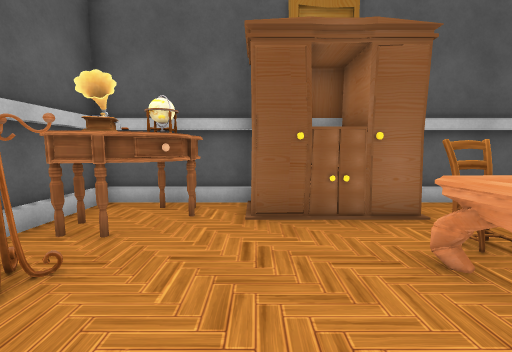
[1] (above)

13 first-person views from a walk through a scene from a Unity 3-D project. The camera is 1.4 m above the floor, tilts 6° down and sees 90° across. The floor is counted in squares, 1 m on a side. Each view is taken from the middle of a square. On the plan, view 1 faces up. The plan holds only what a view shows up to about 13 squares ahead; the rest is blank. The place goes on beyond the plan.

[2]
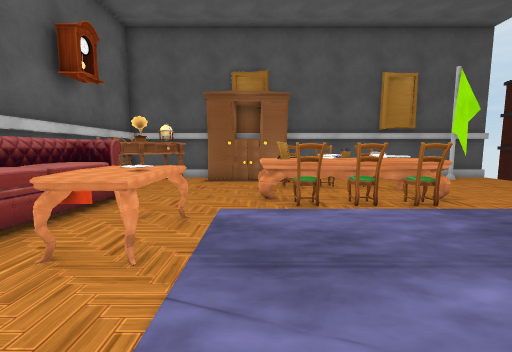

[3]
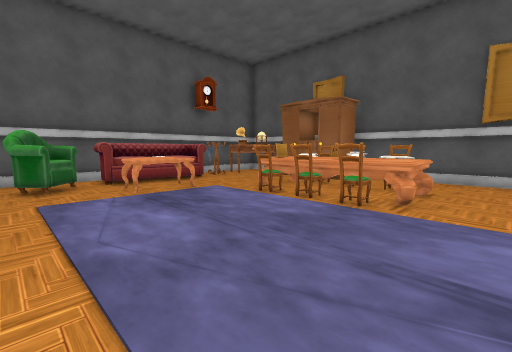

[4]
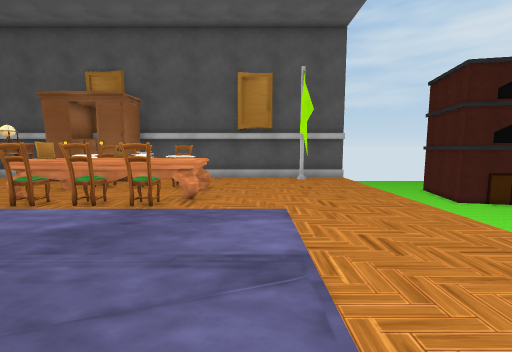

[5]
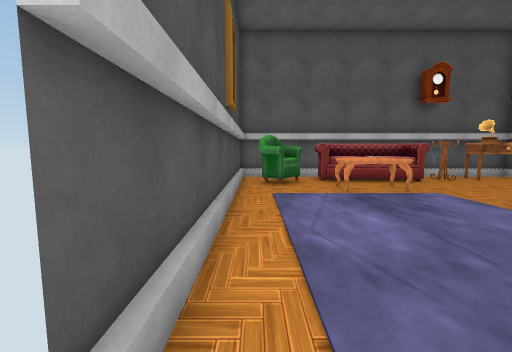

[6]
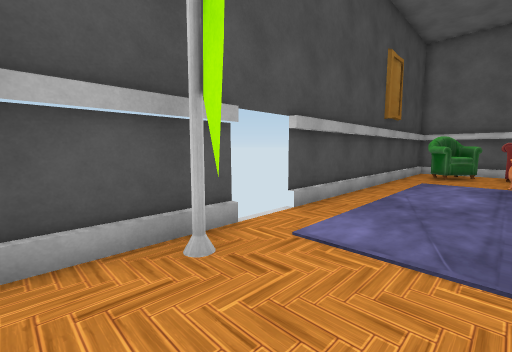

[7]
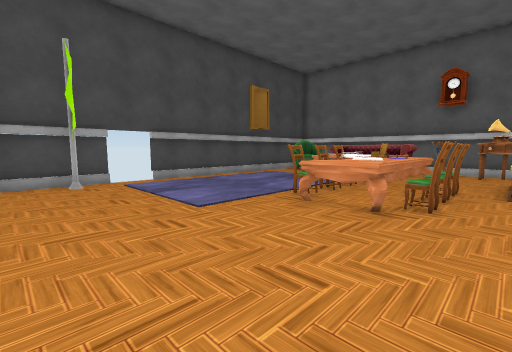

[8]
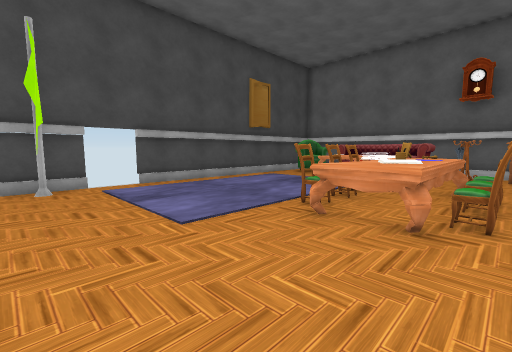

[9]
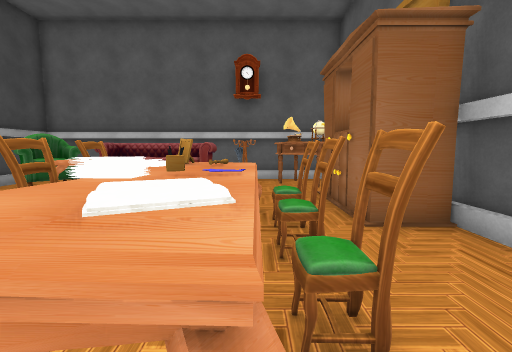

[10]
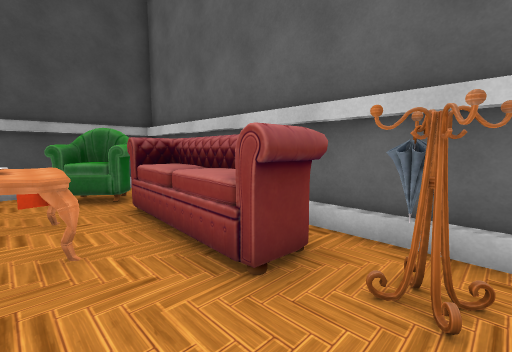

[11]
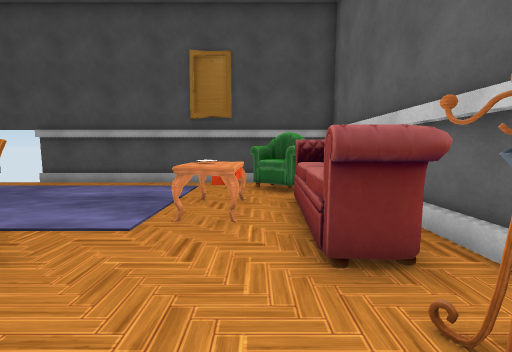

[12]
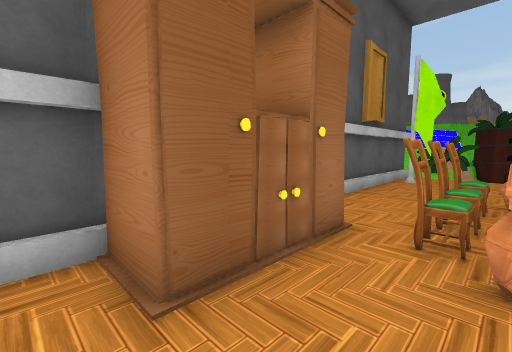

[13]
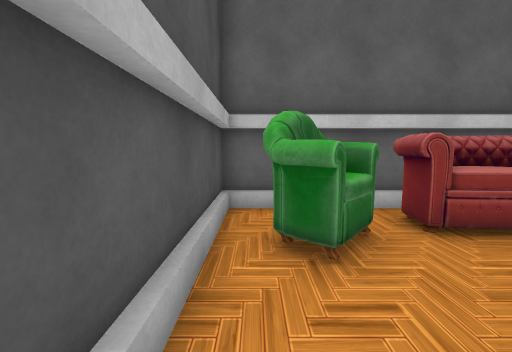

### Floor plan
Key: @ floor where view 1 was taken; # wall or solid block; x gap in a wall; . floor; ^ raised ledge; O other object.
Columns run from 4 left of view 1 to 13 right of it. Each row starts with its distance up from view 1.
  7 #####  ###########
  6 #OOO#  #.......#..
  5 #OOO####..........
  4 #OO....O.OO.......
  3 #OO...^OOOO^......
  2 #O....^^^^^^......
  1 #OO...^OOOO^......
  0 #OO.@..O.OO.......
 -1 #OO.^.............
 -2 #OOxO.............
 -3 #OO.^.............
 -4 #.O...............
 -5 #OOO..............
 -6 # O............#..
 -7 ############x x###

Where each view was taken, in squares from view 1:
view 1: 0 up, 0 right, facing up
view 2: 6 down, 2 right, facing up
view 3: 6 down, 9 right, facing up-left
view 4: 6 down, 9 right, facing up
view 5: 6 down, 9 right, facing left
view 6: 3 down, 13 right, facing down-left
view 7: 5 up, 13 right, facing down-left
view 8: 4 up, 12 right, facing down-left
view 9: 3 up, 8 right, facing left
view 10: 3 up, 0 right, facing down-left
view 11: 4 up, 1 left, facing down
view 12: 3 up, 1 left, facing up-right
view 13: 6 down, 2 right, facing left
